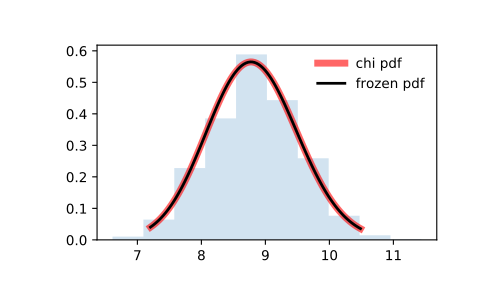

Reproduce this figure in Python.
from scipy.stats import chi
import matplotlib.pyplot as plt
fig, ax = plt.subplots(1, 1)

# Calculate a few first moments:

df = 78
mean, var, skew, kurt = chi.stats(df, moments='mvsk')

# Display the probability density function (``pdf``):

x = np.linspace(chi.ppf(0.01, df),
                chi.ppf(0.99, df), 100)
ax.plot(x, chi.pdf(x, df),
       'r-', lw=5, alpha=0.6, label='chi pdf')

# Alternatively, the distribution object can be called (as a function)
# to fix the shape, location and scale parameters. This returns a "frozen"
# RV object holding the given parameters fixed.

# Freeze the distribution and display the frozen ``pdf``:

rv = chi(df)
ax.plot(x, rv.pdf(x), 'k-', lw=2, label='frozen pdf')

# Check accuracy of ``cdf`` and ``ppf``:

vals = chi.ppf([0.001, 0.5, 0.999], df)
np.allclose([0.001, 0.5, 0.999], chi.cdf(vals, df))
# True

# Generate random numbers:

r = chi.rvs(df, size=1000)

# And compare the histogram:

ax.hist(r, density=True, histtype='stepfilled', alpha=0.2)
ax.legend(loc='best', frameon=False)
plt.show()
